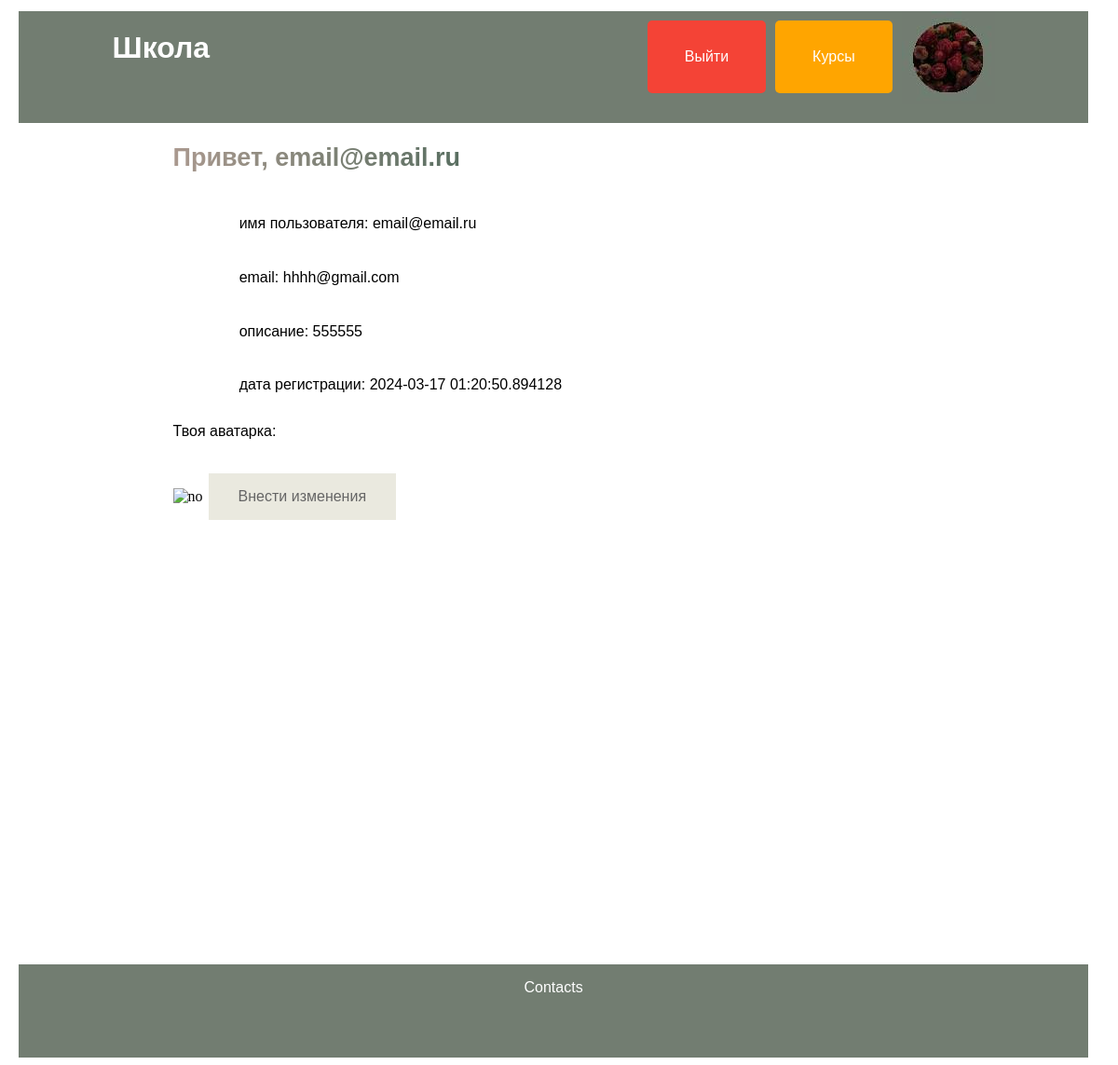
The app's page /home/personal-class/hhhh@gmail.com (signed in) with its own data.
### data/users.py (models this page shows, shortened)
class User(SqlAlchemyBase, UserMixin):
    __tablename__ = 'users'
    id = sqlalchemy.Column(sqlalchemy.Integer,
                           primary_key=True, autoincrement=True)
    name = sqlalchemy.Column(sqlalchemy.String, nullable=True)
    about = sqlalchemy.Column(sqlalchemy.String, nullable=True)
    email = sqlalchemy.Column(sqlalchemy.String,
                              index=True, unique=True, nullable=True)
    hashed_password = sqlalchemy.Column(sqlalchemy.String, nullable=True)
    created_date = sqlalchemy.Column(sqlalchemy.DateTime,
                                     default=datetime.datetime.now)
    photo = sqlalchemy.Column(sqlalchemy.String, default='default.jpg')
    user_course = orm.relationship("UserCourse", back_populates='user')

### main.py (the view)
@app.route('/home/personal-class/<email>', methods=['GET', 'POST'])
def personal_class(email):
    form = UploadForm()
    new_email = ''
    for el in email:
        if el != '<' and el != '>':
            new_email += el
    db_sess = db_session.create_session()
    user = db_sess.query(User).filter(User.email == new_email).first()
    return render_template('personal_class.html', user=user, form=form, image=user.photo)

### data/db_session.py (called while the page is built)
def create_session() -> Session:
    global __factory
    return __factory()

### main.py (called while the page is built)
@login_manager.user_loader
def load_user(user_id):
    db_sess = db_session.create_session()
    return db_sess.query(User).get(user_id)

### templates/personal_class.html
{% extends "base.html" %}
{% block content %}
<h2 class="gradient">Привет, {{ user.name }}</h2><br>
<div>
<p class="usernames">имя пользователя: {{ user.name }}</p><br>
<p class="usernames">email: {{ user.email }}</p><br>
<p class="usernames">описание: {{ user.about }}</p><br>
<p class="usernames">дата регистрации: {{ user.created_date }}</p><br>
    </div>
<div>
        <p class="some-text">Твоя аватарка:</p><br>
        <img class='sdvig' src="../../static/users_photo/{{ image }}" alt="no">
    <a class="button1" href="/home/personal-class/{{ user.email }}>/change">Внести изменения</a>
</div>
{% endblock %}

### templates/base.html (shortened to what this page needs)
<!DOCTYPE html>
<html lang="en">
<head>
        <link rel="stylesheet" href="../../../static/styles.css">
</head>
<body>
    <div class="head">
        <a href="/" class="name"><h1 class="name">Школа</h1></a>
        {% if current_user.is_authenticated %}
            <a href="/logout"><button class="logout-button">Выйти</button></a>
            <a href="/home"><button class="courses-button">Курсы</button></a>
            <a href="/home/personal-class/<{{ current_user.email }}>"><img class="avatar" src="../../../static/avatars/{{ current_user.photo }}" alt="no"></a>
    {% else %}
            <a href="/login"><button class="login-button">Войти</button></a>
            <a href="/login/registration"><button class="register-button">Зарегистрироваться</button></a>
            <a href="/home"><button class="courses-button">Курсы</button></a>
    {% endif %}
        </div>
</body>
<main role="main" class="container">
    {% block content %}{% endblock %}
</main>
<footer>
    <div class="footer">
            <p>
                Contacts
            </p>
    </div>
</footer>
</html>

### static/styles.css (style rules this page uses)
a { color: inherit; }
.head { display: flex; flex-direction: row; flex-wrap: wrap; justify-content: center; margin-left: 1%; margin-right: 1%; margin-top: 1%; background-color: rgb(114,125,113); font-family: Verdana, Helvetica, Arial, sans-serif; width: 97%; height: 120px; padding-buttom: 1%; color: #FFFFFF; }
.head img { width: 100px; height: 100px; }
.name { display: inline-block; width: 50%; margin-buttom: 100%; font-family: Verdana, Helvetica, Arial, sans-serif; }
.button1 { background-color: #DDDBCB; border: none; color: black; padding: 16px 32px; text-align: center; font-size: 16px; margin: 4px 2px; opacity: 0.6; transition: 0.3s; display: inline-block; text-decoration: none; cursor: pointer; font-family: Verdana, Helvetica, Arial, sans-serif; }
.footer { margin-left: 1%; margin-right: 1%; margin-top: 40%; text-align: center; display: inline-block; background-color: rgb(114,125,113); color: #FFFFFF; font-family: Verdana, Helvetica, Arial, sans-serif; width: 97%; height: 100px; }
.usernames { display: inline-block; width: 30%; font-family: Verdana, Helvetica, Arial, sans-serif; text-align: left; margin-top: 2%; margin-left: 21%; }
.sdvig { margin-top: 3%; margin-left: 15%; }
.some-text { display: inline-block; font-family: Verdana, Helvetica, Arial, sans-serif; margin-left: 15%; text: center; }
.gradient { font-size: 27px; font-weight: 600; background-image: linear-gradient(to left, #4d685a, #aa998f); color: transparent; background-clip: text; -webkit-background-clip: text; display: inline-block; width: 30%; margin-left: 15%; font-family: Verdana, Helvetica, Arial, sans-serif; }
.login-button, .register-button, .logout-button, .courses-button { padding: 30px 40px; font-size: 16px; cursor: pointer; border: none; border-radius: 5px; margin-right: 10px; margin-top: 10px; }
.logout-button { background-color: #f44336; color: white; }
.courses-button { background-color: #FFA500; color: white; }

### records on screen
User: photo (picture)
User: name "email@email.ru", email "hhhh@gmail.com", about "555555", created_date "2024-03-17 01:20:50.894128"
